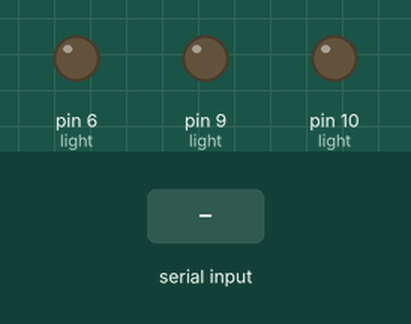
This sketch was run on a simulated Arduino Uno, built with avr-gcc and run on an emulated ATmega328P. On the bench: output pins drawn as LEDs (lit = HIGH). The test bench sets the inputs (shaded band). Random numbers use the default seed unless the sketch sets one; what the sketch prints to the serial monitor is not drawn.

Above: at 0.9 s.
1.0 s: "90,45\n" received over Serial
At 1.27 s:
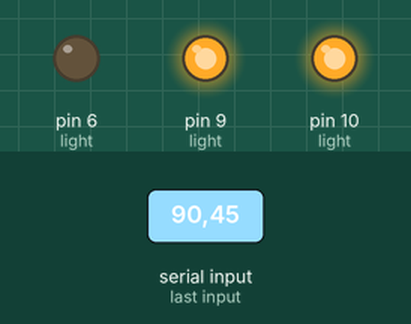
4.0 s: "30,150\n" received over Serial
At 4.18 s:
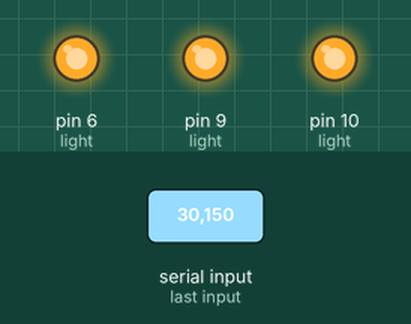
7.0 s: "1,90\n" received over Serial
At 7.22 s:
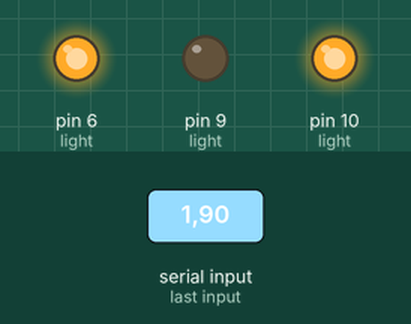
Timing chart, 0 to 10.9 s (numbered marks = the images above; inputs shaded):
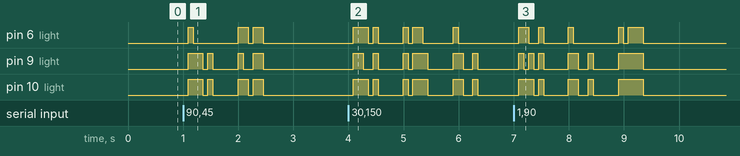

The sketch:

Transmitter.ino
```cpp
/////////////////////////////////
// EENG 348: Transmitter.ino
// Created: April 22, 2017
// Creator: Pong Trairatvorakul
//
// Sends prompt to Serial
// Receives TB from Serial
// Receives data byte from Serial, encrypts it
// then transmits through RGB LED as dibits.
/////////////////////////////////

//== MACROS & GLOBALS ===================================

// set up serial
#define S_open  Serial.begin(115200);Serial.setTimeout(10);

// pins of RGB LED & phototransistor
#define R 6
#define G 9
#define B 10
#define PT 0

// number of stop bits
#define N_STOP 5

// wait until wait is false (eg. timer reaches value)
// then immediately change wait back to true and continue
// with rest of code
#define WAIT while(wait); wait = true;

// random seed
#define R_SEED 422

// Global variables
int TB;                     // period of each blink
int db[4];                  // dibits
volatile bool wait;         // true, then wait for ISR
volatile bool transmitting = false; // true when transmitting
                            // to prevent sending data when shouldn't
volatile int  to_send;      // value of dibi to send

//== M&M SETUP ===========================================
// Color: Green
// PT Vals
// RGB of each: 000, 101, 011, 111
// PT values: 1008, 743, 543, 375

//== SETUP ===============================================

void setup() {
  S_open                      // macro to set Serial
  IO_init();                  // set up pinmode
  Serial.println("Transmitter ready. Send TB"); // send prompt
  while(!Serial.available()); // wait for TB
  TB = Serial.parseInt();     // store TB value
  encrypt_init();             // set encryption seed
  timer_init();               // set up timer
}

// set up the RGB LEDs as outputs and initialize to LOW
void IO_init() {
  // pinMode(R, OUTPUT); digitalWrite(R, LOW);
  DDRD |= (1 << PD6); PORTD = 0;
  // pinMode(G, OUTPUT); digitalWrite(G, LOW);
  // pinMode(B, OUTPUT); digitalWrite(B, LOW);
  DDRB |= (1 << PB1) + (1 << PB2); PORTB = 0;
}

// set up timer1 to CTC mode with 256 prescaler
void timer_init() {
  wait = true;
  noInterrupts();           // disable interrupts
  TCCR1A = TCCR1B = 0;      // clear TCCRs
  TCCR1B |= (1 << WGM12);   // CTC mode
  TCCR1B |= (1 << CS12);    // 256 prescaler
  TIMSK1 |= (1 << OCIE1A);  // enable timer compare A interrupt
  OCR1A = TB * 62.5;        // compare match register value
  TCNT1 = 0;                // clear counter
  interrupts();             // enable interrupts
}

// set random seed
void encrypt_init() {
  randomSeed(R_SEED);
}

//== LOOP ===============================================
void loop() {
  // Read image data bytes from Matlab
  while(!Serial.available());    // wait until data sent
  int data = Serial.parseInt();  // store byte in data

  // encrypt data and break into dibits
  dibit(encrypt(data));

  transmitting = true; // toggle transmitting to true so ISR sends bits
  TCNT1 = 0;           // restart counter

  // start bit
  to_send = 3;  // corresponds to all on
  WAIT          // wait until timer equals, then send

  // dibits
  for (int i = 0; i < 4; i++) {
    to_send = db[i]; // prepare dibit to send
    WAIT             // wait until timer equals, then send
  }

  // stop bits
  for (int i = 0; i < N_STOP; i++) {
    to_send = 0;  // corresponds off (idle channel)
    WAIT          // wait until timer equals, then send
  }
  transmitting = false; // toggle transmitting to false so ISR doesn't send bits
}

// encrypt data by XOR with RBYTE
byte encrypt(int data) {
  return data ^ (rand() % 256);
}

// input data byte and breaks into 4 dibits
void dibit(byte data) {
  for (int i = 0; i < 4; i++) {
    db[i] = data % 4;
    data /= 4;
  }
}

// input dibit, outputs the value on the LED
void send_dibit(int dibit) {
  switch (dibit) {
    case 0: light(0,0,0); break; // all off
    case 1: light(1,0,1); break; // RB
    case 2: light(0,1,1); break; // GB
    case 3: light(1,1,1); break; // RGB
  }
}

// input RGB value (1/0) to display
// displays them on the corresponding LEDs
void light(int r_val, int g_val, int b_val) {
   // digitalWrite(R, r_val);       // red LED
  if (r_val) PORTD |=  (1 << PD6);
  else       PORTD &= ~(1 << PD6);
//   digitalWrite(G, g_val);        // green LED
  if (g_val) PORTB |=  (1 << PB1);
  else       PORTB &= ~(1 << PB1);
//   digitalWrite(B, b_val);        // blue LED
  if (b_val) PORTB |=  (1 << PB2);
  else       PORTB &= ~(1 << PB2);
}

// takes code out of wait when timer reached
ISR(TIMER1_COMPA_vect) {
  if (transmitting) {     // ensure that we want to be sending dibits across
    wait = false;         // frees main code to continue
    send_dibit(to_send);  // send the dibit
  }
}
```

Measured:
- after the input at 1.0 s, pin 6 (light): goes HIGH 0.09 s, LOW 0.82 s, HIGH 0.18 s, LOW 0.09 s, HIGH 0.18 s, then LOW, starting after 0.09 s; pin 9 (light): LOW → HIGH after 0.09 s, → LOW 0.27 s later, → HIGH 0.09 s later, → LOW 0.09 s later, … (8 changes in this stretch)
- after the input at 4.0 s, pin 6 (light): LOW → HIGH after 0.09 s, → LOW 0.27 s later, → HIGH 0.09 s later, → LOW 0.09 s later, … (10 changes in this stretch); pin 9 (light): LOW → HIGH after 0.09 s, → LOW 0.18 s later, → HIGH 0.18 s later, → LOW 0.09 s later, … (12 changes in this stretch)
- after the input at 7.0 s, pin 6 (light): LOW → HIGH after 0.09 s, → LOW 0.18 s later, → HIGH 0.18 s later, → LOW 0.09 s later, … (10 changes in this stretch); pin 9 (light): LOW → HIGH after 0.09 s, → LOW 0.09 s later, → HIGH 0.09 s later, → LOW 0.09 s later, … (12 changes in this stretch)
